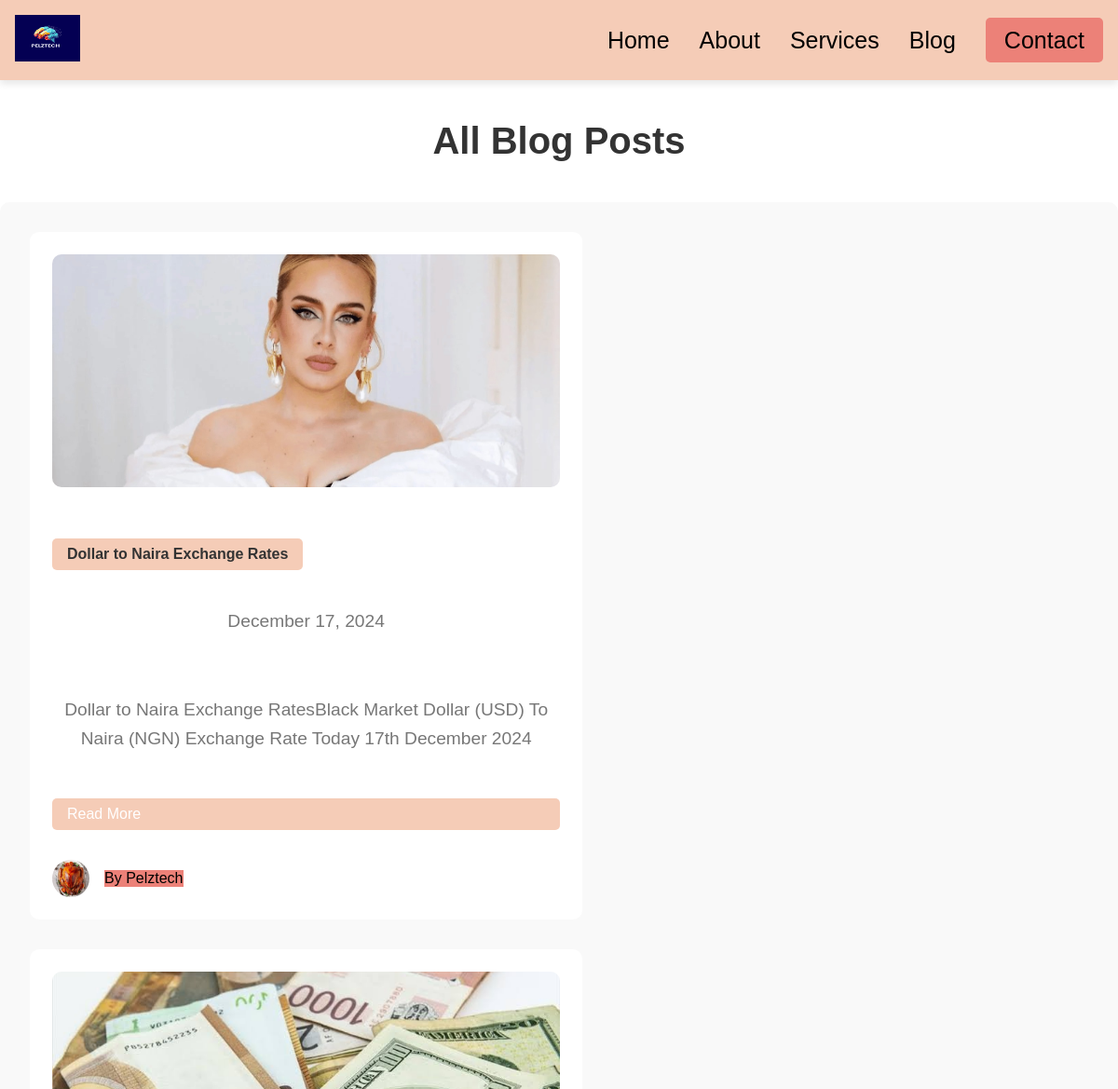
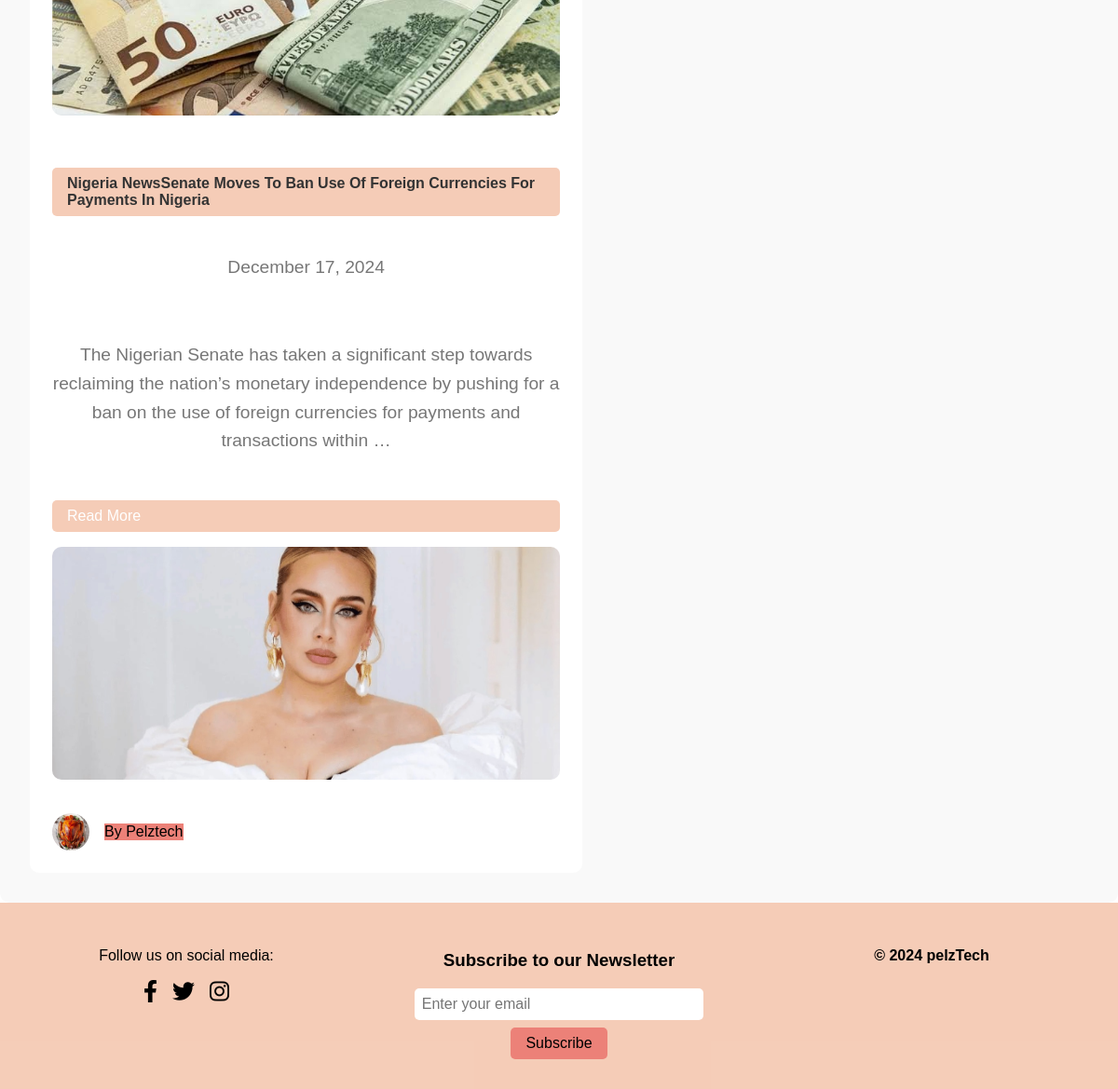
Screenshot of /blog/ with the database file from the repository (2 pictures, top to bottom).
### blog/models.py (models this page shows, shortened)
class Post(models.Model):
    title = models.CharField(max_length=200)
    content = models.TextField()
    author = models.ForeignKey(User, on_delete=models.CASCADE)
    created_at = models.DateTimeField(auto_now_add=True)
    updated_at = models.DateTimeField(auto_now=True)
    image = models.ImageField(upload_to='blog_images/', null=True, blank=True)
    description_1 = models.TextField(blank=True, null=True)
    media_1 = models.FileField(upload_to='blog_media/', blank=True, null=True)
    description_2 = models.TextField(blank=True, null=True)
    media_2 = models.FileField(upload_to='blog_media/', blank=True, null=True)
    additional_image = models.ImageField(upload_to='blog_images/', null=True, blank=True)

class UserProfile(models.Model):
    user = models.OneToOneField(User, on_delete=models.CASCADE)
    avatar = models.ImageField(upload_to='avatars/', blank=True, null=True)
    bio = models.TextField(blank=True, null=True)
    website = models.URLField(blank=True, null=True)
    phone_number = models.CharField(max_length=15, blank=True, null=True)

### blog/views.py (the view)
# urls.py: path('blog/', views.blog_list, name='blog_list'),
def blog_list(request):
    posts = Post.objects.all()
    latest_posts = Post.objects.order_by('-created_at')[:5]
    return render(request, 'blog/blog_list.html', {'posts': posts, 'latest_posts': latest_posts})

### blog/templates/blog/blog_list.html (shortened to what this page needs)
{% extends "blog/base.html" %}
{% load static %}
{% block content %}
    <h1>All Blog Posts</h1>
    <div class="blog-posts">
        {% for post in posts %}
            <div class="post">
                {% if post.image %}
                    <img src="{{ post.image.url }}" alt="{{ post.title }}">
                {% else %}
                    <img src="{% static 'blog/default-image.jpg' %}" alt="Default Image">
                {% endif %}
                <div class="post-content">
                    <h2><a href="{% url 'post_detail' post.pk %}">{{ post.title }}</a></h2>
                    <p>{{ post.created_at|date:"F j, Y" }}</p>
                    <p>{{ post.content|truncatewords:30 }}</p>
                    <a href="{% url 'post_detail' post.pk %}">Read More</a>
                </div>
                {% if post.additional_image %}
                    <div class="additional-image">
                        <img src="{{ post.additional_image.url }}" alt="Additional Image">
                    </div>
                {% endif %}
                <div class="author-info">
                    {% if post.author.userprofile.avatar %}
                        <img src="{{ post.author.userprofile.avatar.url }}" alt="{{ post.author.username }}">
                    {% else %}
                        <img src="{% static 'blog/default-avatar.jpg' %}" alt="Default Avatar">
                    {% endif %}
                    <span>By {{ post.author.username }}</span>
                </div>
            </div>
        {% empty %}
            <p>No blog posts are available at the moment.</p>
        {% endfor %}
    </div>
{% endblock %}

### blog/templates/blog/base.html (shortened to what this page needs)
{% load static %}
<!DOCTYPE html>
<html lang="en">
<head>
    <link rel="stylesheet" href="https://cdnjs.cloudflare.com/ajax/libs/font-awesome/6.0.0-beta3/css/all.min.css">
</head>
<body>
    <header>
        <nav>
            <a href="{% url 'home' %}" class="logo">
                <img src="/static/images/pelz2.png" alt="My Blog Logo">
            </a>
            <ul class="nav-links">
                <li><a href="{% url 'home' %}">Home</a></li>
                <li><a href="{% url 'about' %}">About</a></li>
                <li><a href="{% url 'services' %}">Services</a></li>
                <li><a href="{% url 'blog_list' %}">Blog</a></li>
                <li><a href="{% url 'contact' %}" class="contact-btn">Contact</a></li>
            </ul>
        </nav>
    </header>
    <main>
        {% block content %}
        {% endblock %}
    </main>
    <footer>
        <div class="footer-container">
            <div class="footer-social">
                <p>Follow us on social media:</p>
                <ul>
                    <li><a href="https://facebook.com" target="_blank"><i class="fab fa-facebook-f"></i></a></li>
                    <li><a href="https://twitter.com" target="_blank"><i class="fab fa-twitter"></i></a></li>
                    <li><a href="https://instagram.com" target="_blank"><i class="fab fa-instagram"></i></a></li>
                </ul>
            </div>
            <div class="footer-subscribe">
                <h3>Subscribe to our Newsletter</h3>
                <form action="{% url 'subscribe' %}" method="post">
                    <input type="email" name="email" placeholder="Enter your email" required>
                    <button type="submit">Subscribe</button>
                </form>
            </div>
            <div class="footer-privacy">
                <p><a href="{% url 'privacy_policy' %}">© 2024 pelzTech</a></p>
            </div>
        </div>
    </footer>
</body>
</html>

### blog/templates/blog/base.html (style rules this page uses)
body { font-family: Arial, sans-serif; margin: 0; padding: 0; }
header { background: #f2bfa4c8; padding: 1rem 0; box-shadow: 0 4px 8px rgba(0, 0, 0, 0.1); }
nav { display: flex; justify-content: space-between; align-items: center; padding: 0 1rem; }
.logo img { height: 50px; width: 70px; }
.nav-links { list-style: none; display: flex; gap: 2rem; margin: 0; padding: 0; }
.nav-links li a { text-decoration: none; color: black; font-weight: bold; font-size: 25px; font-weight: 500; transition: all 0.3s ease; }
.contact-btn { color: #fff; background-color: #EC8178; border-radius: 5px; padding: 10px 20px; font-weight: bold; transition: all 0.3s ease-in-out; }
footer { background:#f2bfa4c8; color: #fff; padding: 2rem 1rem; text-align: center; }
.footer-container { display: flex; flex-wrap: wrap; justify-content: center; gap: 2rem; max-width: 1200px; margin: 0 auto; }
.footer-social, .footer-subscribe, .footer-privacy { flex: 1; min-width: 250px; }
.footer-subscribe h3 { color: black; }
.footer-social ul { display: flex; justify-content: center; gap: 1rem; padding: 0; list-style: none; }
.footer-social p { color: black; }
.footer-social a { color: black; font-size: 1.5rem; transition: color 0.3s ease; }
.footer-subscribe form { display: flex; flex-direction: column; align-items: center; gap: 0.5rem; }
.footer-subscribe input { padding: 0.5rem; font-size: 1rem; width: 80%; max-width: 300px; border: none; border-radius: 5px; }
.footer-subscribe button { padding: 0.5rem 1rem; font-size: 1rem; background-color: #EC8178; border: none; border-radius: 5px; cursor: pointer; transition: background-color 0.3s ease; }
.footer-privacy a { text-decoration: none; color: black; font-weight: bold; }

### blog/templates/blog/blog_list.html (style rules this page uses)
h1 { font-size: 2.5rem; color: #333; text-align: center; padding: 1rem; }
.blog-posts { display: flex; flex-wrap: wrap; gap: 2rem; padding: 2rem; background-color: #f9f9f9; border-radius: 10px; max-width: 1200px; margin: 0 auto; }
.post { display: flex; flex-direction: column; gap: 1rem; background-color: #fff; padding: 1.5rem; border-radius: 10px; transition: transform 0.3s ease, box-shadow 0.3s ease; width: 48%; }
.post img { width: 100%; height: auto; object-fit: cover; border-radius: 10px; max-height: 250px; }
.post-content { display: flex; flex-direction: column; justify-content: space-between; }
.post-content h2 { font-size: 1.8rem; color: #333; margin-bottom: 0.5rem; }
.post-content h2 a { text-decoration: none; color: #333; transition: color 0.3s ease; }
.post-content p { font-size: 1rem; color: #555; line-height: 1.6; margin: 0.5rem 0; }
.post-content a { display: inline-block; margin-top: 1rem; font-size: 1rem; color: #fff; background-color:#f2bfa4c8 ; padding: 0.5rem 1rem; border-radius: 5px; text-decoration: none; transition: background-color 0.3s ease, transform 0.3s ease; }
.blog-posts p { text-align: center; font-size: 1.2rem; color: #777; margin: 2rem 0; }
.author-info { display: flex; align-items: center; gap: 1rem; margin-top: 1rem; }
.author-info img { width: 40px; height: 40px; border-radius: 50%; object-fit: cover; }
.author-info span { background-color: #EC8178; font-size: 1rem; color: black; }

### rows the page displays
Post: image (picture), title "Dollar to Naira Exchange Rates", created_at "December 17, 2024", content "Dollar to Naira Exchange RatesBlack Market Dollar (USD) To Naira (NGN) Exchange Rate Today 17th December 2024", author.userprofile.avatar (picture), author.username "Pelztech"
Post: image (picture), title "Nigeria NewsSenate Moves To Ban Use Of Foreign Currencies For Payments In Nigeria", created_at "December 17, 2024", content "The Nigerian Senate has taken a significant step towards reclaiming the nation’s monetary independence by pushing for a ban on the use of foreign currencies for payments and transactions within …", additional_image (picture), author.userprofile.avatar (picture), author.username "Pelztech"
